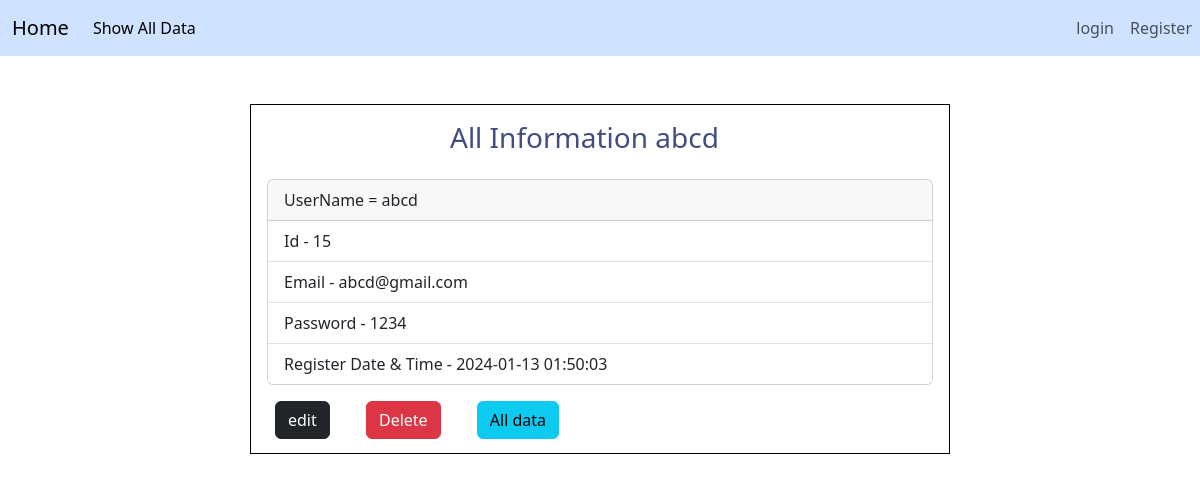
/showdata.php?id=15, run on the app's committed database.
### tables this page shows
CREATE TABLE `user` (
  `id` int(11) NOT NULL,
  `username` varchar(255) DEFAULT NULL,
  `email` varchar(255) DEFAULT NULL,
  `password` varchar(255) DEFAULT NULL,
  `date` timestamp NULL DEFAULT current_timestamp()
);

### showdata.php (the view)
<?php
include("./config/database.php");
if(isset($_GET["id"])){
    $sql="select * from user where id=". $_GET["id"];
    $res=$conn->query($sql);
    if($res->field_count>0){
        $row= $res->fetch_assoc();
        extract($row);
    }
}
include("./include/header.php");
include("./include/navbar.php");
?>
<body>
    <div id=box  class="p-3 mt-5"  style="height:350px;">
        <h3 class="center mb-4">All Information <?php echo $username;?></h3>
        <div class="card " style="width: auto;">
          <ul class="list-group list-group-flush">
            <div class="card-header">
                UserName = <?php echo $username;?>
            </div>
            <li class="list-group-item">Id - <?php echo $id;?></li>
            <li class="list-group-item">Email - <?php echo $email;?></li>
            <li class="list-group-item">Password - <?php echo $password;?></li>
            <li class="list-group-item">Register Date & Time - <?php echo $date;?></li>
          </ul>
        </div>
        <div class="mt-3">
            <a class="btn btn-dark ms-2 me-4" href="edituser.php?id=<?php echo $row["id"]?>">edit</a>
            <a class="btn btn-danger ms-2 me-4" href="delete.php?id=<?php echo $row["id"]?>" >Delete</a>
            <a class="btn btn-info ms-2 me-4" href="userdata.php" >All data</a>
        </div>
    </div>
</body>

### style.css (style rules this page uses)
.center { margin:0 auto; width: 300px; color: rgb(65, 77, 127); }
#box { width: 700px; height: 85vh; border: 1px solid black; margin: 0 auto; padding: 10px; }
body { background-color: #121211; }

### data on the page
user: username "abcd", id "15", email "abcd@gmail.com", password "1234", date "2024-01-13 01:50:03"
